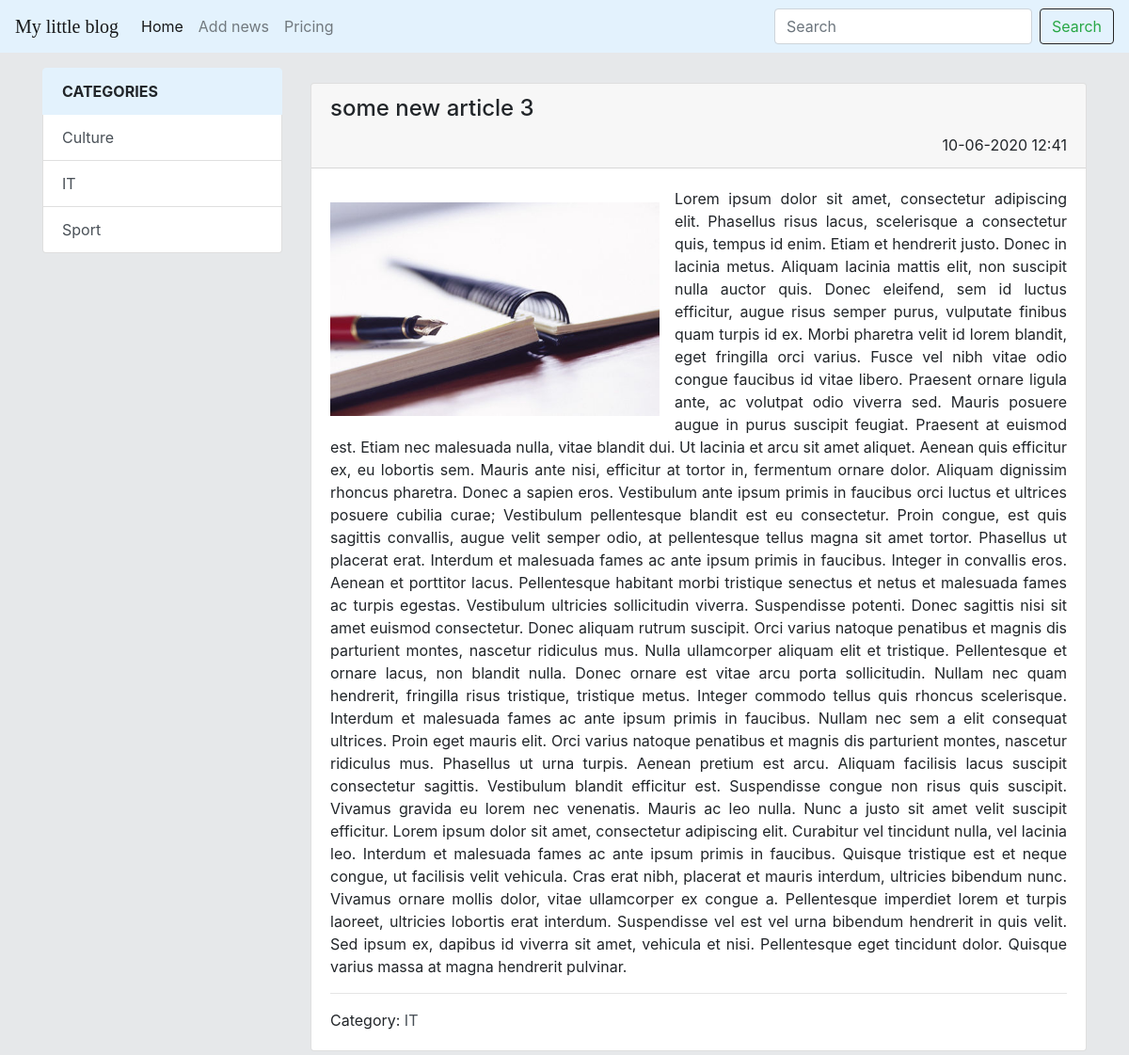
The page /news/16 on the database its author committed.
### news/models.py (models this page shows, shortened)
class Category(models.Model):
    category_title = models.CharField(max_length=150, db_index=True)
    def get_absolute_url(self):
        return reverse('category', kwargs={'category_id': self.pk})
    def __str__(self):
        return f'{self.category_title}'
    class Meta:
        verbose_name = "Категория"
        verbose_name_plural = 'Category'
        ordering = ['category_title']

class News(models.Model):
    title = models.CharField(max_length=200, unique=True)
    content = models.TextField(blank=True)
    created = models.DateTimeField(auto_now_add=True)
    updated = models.DateTimeField(auto_now=True)
    photo = models.ImageField(blank=True, upload_to='photos/%Y/%m/%d/', default='photos/Article.jpg')
    published = models.BooleanField(default=True)
    category = models.ForeignKey('Category', on_delete=models.PROTECT, null=True, blank=True)
    views_count = models.IntegerField(default=0)
    class Meta:
        verbose_name = "Новость"
        verbose_name_plural = 'News'
        ordering = ['-created', 'title']

### news/views.py (the view)
# urls.py: path('news/<int:pk>', ViewNews.as_view(), name='view_news'),
class ViewNews(DetailView):
    model = News
    template_name = 'news/view_news.html'
    context_object_name = 'article'

### news/templatetags/news_tags.py (called while the page is built)
@register.simple_tag
def get_all_categories():
    return Category.objects.all()

### news/templates/news/view_news.html (shortened to what this page needs)
{% extends 'base.html' %}
{% block sidebar %}
    <div class="col-md-3">
        {% include 'news/include/categories_sidebar.html' %}
    </div>
{% endblock %}
{% block content %}
    <div class="col-md-9">
        <div class="container mt-3">
            <div class="row">
                <div class="card mb-3">
                    <div class="card-header">
                        <h4 class="card-title">{{ article.title }}</h4>
                        <div  style="text-align: right">
                            {{ article.created|date:"d-m-Y H:i" }}
                        </div>
                    </div>
                    <div class="card-body">
                        <div class="media" style=" display: block;">
                            {% if article.photo %}
                                <img src="{{ article.photo.url }}" alt="article photo" width="350"
                                     style="float: left; margin: 1em 1em 0 0;">
                            {% else %}
                                <img src="{{ article_img }}" alt="" width="350" class="mr-3"
                                     >
                            {% endif %}
                            <div class="media-body">
                                <p class="card-text" style="text-align: justify">{{ article.content }}</p>
                            </div>
                            <hr>
                            {% if article.category %}
                                Category: <a href="{{ article.category.get_absolute_url }}"
                                            class="list-group-item-action">{{ article.category }} </a>
                            {% endif %}
                        </div>
                    </div>
                </div>
            </div>
        </div>
    </div>
{% endblock %}

### news/templates/news/include/categories_sidebar.html
{% load news_tags %}
<div class="list-group">
    <a href="#" class="list-group-item list-group-item-action active" style="color: #212529; background-color: #e3f2fd; border-color: #e3f2fd; font-weight: bold; text-transform: uppercase">
        Categories
    </a>
    {% get_all_categories as categories %}
    {% for category in categories %}
        <a href="{{ category.get_absolute_url }} "
           class="list-group-item list-group-item-action">{{ category.category_title }}  </a>
    {% endfor %}
</div>

### static/styles.css (style rules this page uses)
body { background-color: #e6e8ea; }

### rows shown on the page
Category: category_title "Culture"
Category: category_title "IT"
Category: category_title "Sport"
News: title "some new article 3", created "10-06-2020 12:41", photo (picture), content "Lorem ipsum dolor sit amet, consectetur adipiscing elit. Phasellus risus lacus, scelerisque a consectetur quis, tempus id enim. Etiam et hendrerit justo. Donec in lacinia metus. Aliquam lacinia mattis elit, non suscipit nulla auctor quis. Donec eleifend, sem id luctus efficitur, augue risus semper purus, vulputate finibus quam turpis id ex. Morbi pharetra velit id lorem blandit, eget fringilla orci varius. Fusce vel nibh vitae odio congue faucibus id vitae libero. Praesent ornare ligula ante, ac volutpat odio viverra sed. Mauris posuere augue in purus suscipit feugiat. Praesent at euismod est. Etiam nec malesuada nulla, vitae blandit dui. Ut lacinia et arcu sit amet aliquet. Aenean quis…", category "IT"
